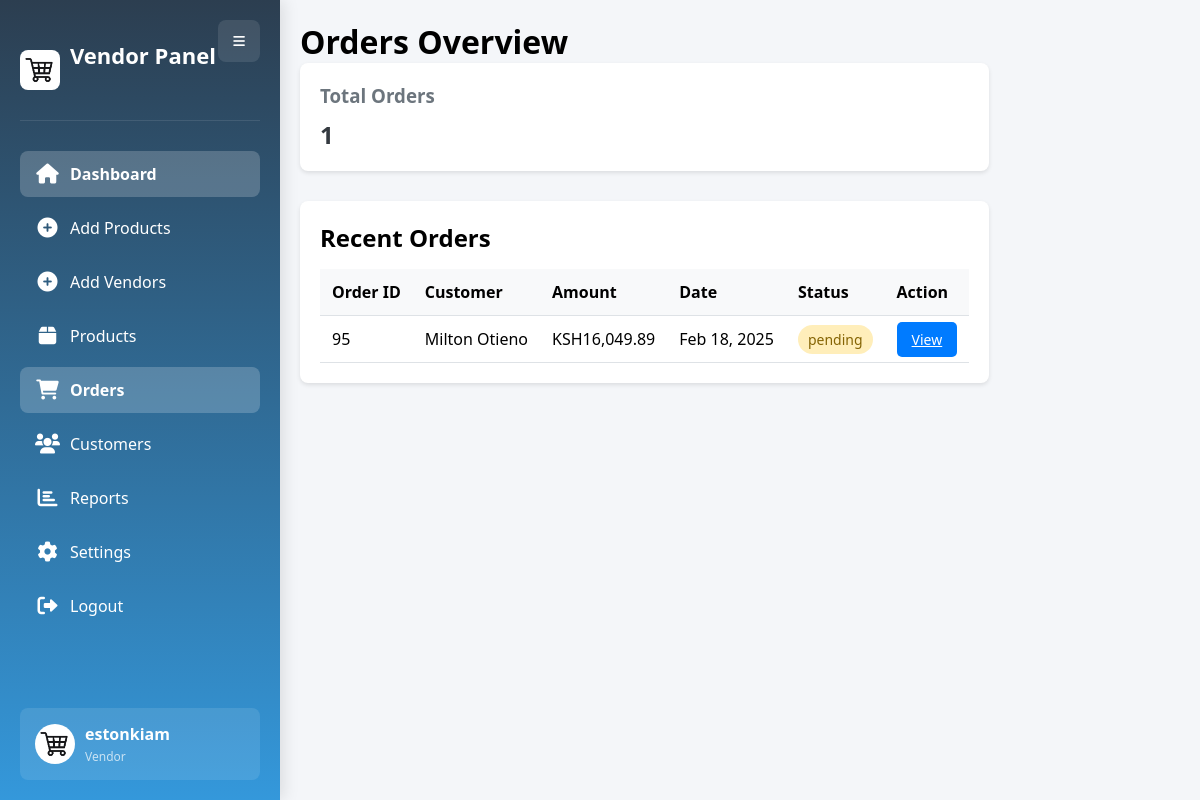
The app's page /admin/orders.php (signed in) with its own data.
### tables this page shows
CREATE TABLE `orders` (
  `id` int(11) NOT NULL,
  `customer_id` int(11) NOT NULL,
  `total_amount` decimal(10,2) NOT NULL DEFAULT 0.00,
  `shipping_address` varchar(255) NOT NULL,
  `city` varchar(100) NOT NULL,
  `phone` varchar(20) NOT NULL,
  `payment_method` enum('mpesa','card','cash') NOT NULL,
  `payment_status` enum('pending','paid','failed') DEFAULT 'pending',
  `status` enum('pending','processing','shipped','delivered','cancelled') DEFAULT 'pending',
  `transaction_id` varchar(100) DEFAULT NULL,
  `created_at` timestamp NOT NULL DEFAULT current_timestamp(),
  `updated_at` timestamp NOT NULL DEFAULT current_timestamp() ON UPDATE current_timestamp(),
  `product_details` text DEFAULT NULL
);

### admin/orders.php (the view, shortened to what this page needs)
<?php
$servername = "localhost";
$username = "root";
$password = "";
$dbname = "ecommerce";
$conn = new mysqli($servername, $username, $password, $dbname);
$total_orders = $conn->query("SELECT COUNT(*) as count FROM orders")->fetch_assoc()['count'];
$recent_orders = $conn->query("
    SELECT o.*, CONCAT(c.first_name, ' ', c.last_name) AS customer_name
    FROM orders o
    JOIN customers c ON o.customer_id = c.customer_id
    ORDER BY o.created_at DESC
    LIMIT 5
");
?>
<!DOCTYPE html>
<html lang="en">
<head>
    <link href="https://cdnjs.cloudflare.com/ajax/libs/font-awesome/6.0.0/css/all.min.css" rel="stylesheet">
    <link rel="stylesheet" href="assets/css/admindash.css">
</head>
<body>
    <div class="container">
        <?php include('include/sidebar.php'); ?>
        <div class="main-content">
            <h1>Orders Overview</h1>
            <div class="stats-grid">
                <div class="stat-card">
                    <h3>Total Orders</h3>
                    <div class="value"><?php echo $total_orders; ?></div>
                </div>
            </div>
            <div class="recent-orders">
                <h2>Recent Orders</h2>
                <table>
                    <thead>
                        <tr>
                            <th>Order ID</th>
                            <th>Customer</th>
                            <th>Amount</th>
                            <th>Date</th>
                            <th>Status</th>
                            <th>Action</th>
                        </tr>
                    </thead>
                    <tbody>
                        <?php while($order = $recent_orders->fetch_assoc()): ?>
                        <tr>
                            <td><?php echo $order['id']; ?></td>
                            <td><?php echo htmlspecialchars($order['customer_name']); ?></td>
                            <td>KSH<?php echo number_format($order['total_amount'], 2); ?></td>
                            <td><?php echo date('M d, Y', strtotime($order['created_at'])); ?></td>
                            <td>
                                <span class="status <?php echo strtolower($order['status']); ?>">
                                    <?php echo $order['status']; ?>
                                </span>
                            </td>
                            <td>
                                <a href="view_order.php?id=<?php echo $order['id']; ?>" class="btn btn-primary">View</a>
                            </td>
                        </tr>
                        <?php endwhile; ?>
                    </tbody>
                </table>
            </div>
        </div>
    </div>
</body>
</html>

### admin/include/sidebar.php (shortened to what this page needs)
<?php
$servername = "localhost";
$username = "root";
$password = "";
$dbname = "ecommerce";
$conn = new mysqli($servername, $username, $password, $dbname);
$admin_username = "Admin";
if (isset($_SESSION['admin_id'])) {
    $admin_id = $_SESSION['admin_id'];
    $query = "SELECT username FROM admins WHERE id = ?";
    $stmt = $conn->prepare($query);
    $stmt->bind_param("i", $admin_id);
    $stmt->execute();
    $stmt->bind_result($username);
    if ($stmt->fetch()) {
        $admin_username = $username;
    }
}
?>
<!DOCTYPE html>
<html>
<head>
    <link rel="stylesheet" href="https://cdnjs.cloudflare.com/ajax/libs/font-awesome/6.0.0/css/all.min.css">
</head>
<body>
    <div class="container">
        <div class="sidebar">
            <button class="toggle-btn">
                <i class="fas fa-bars"></i>
            </button>
            <div class="sidebar-header">
                <img src="assets/img/cart.jpg" alt="Logo">
                <h2>Vendor Panel</h2>
            </div>
            <ul>
                <li><a href="dashboard.php" class="active">
                    <i class="fas fa-home"></i><span>Dashboard</span>
                </a></li>
                <li><a href="addproducts.php">
                    <i class="fas fa-plus-circle"></i><span>Add Products</span>
                </a></li>
                <li><a href="registration.php">
                    <i class="fas fa-plus-circle"></i><span>Add Vendors</span>
                </a></li>
                <li><a href="productview.php">
                    <i class="fas fa-box"></i><span>Products</span>
                </a></li>
                <li><a href="orders.php">
                    <i class="fas fa-shopping-cart"></i><span>Orders</span>
                </a></li>
                <li><a href="customers.php">
                    <i class="fas fa-users"></i><span>Customers</span>
                </a></li>
                <li><a href="reports.php">
                    <i class="fas fa-chart-bar"></i><span>Reports</span>
                </a></li>
                <li><a href="settings.php">
                    <i class="fas fa-cog"></i><span>Settings</span>
                </a></li>
                <li><a href="logout.php">
                    <i class="fas fa-sign-out-alt"></i><span>Logout</span>
                </a></li>
            </ul>
            <div class="user-profile">
                <img src="assets/img/cart.jpg" alt="User Avatar">
                <div class="user-info">
                    <h4><?php echo htmlspecialchars($admin_username); ?></h4>
                    <p>Vendor</p>
                </div>
            </div>
        </div>
</body>
</html>

### admin/assets/css/admindash.css (style rules this page uses)
* { margin: 0; padding: 0; box-sizing: border-box; }
body { font-family: Arial, sans-serif; background-color: #f4f6f9; }
.container { display: flex; min-height: 100vh; }
.sidebar { width: 250px; background-color: #343a40; color: white; padding: 20px; }
.sidebar h2 { margin-bottom: 30px; text-align: center; }
.sidebar ul { list-style: none; }
.sidebar ul li { margin-bottom: 15px; }
.sidebar ul li a { color: white; text-decoration: none; display: block; padding: 10px; border-radius: 5px; }
.main-content { flex: 1; padding: 20px; }
.stats-grid { display: grid; grid-template-columns: repeat(auto-fit, minmax(250px, 1fr)); gap: 20px; margin-bottom: 30px; }
.stat-card { background-color: white; padding: 20px; border-radius: 8px; box-shadow: 0 2px 4px rgba(0,0,0,0.1); }
.stat-card h3 { color: #6c757d; margin-bottom: 10px; }
.stat-card .value { font-size: 24px; font-weight: bold; color: #343a40; }
.recent-orders, .low-stock { background-color: white; padding: 20px; border-radius: 8px; box-shadow: 0 2px 4px rgba(0,0,0,0.1); margin-bottom: 30px; }
table { width: 100%; border-collapse: collapse; margin-top: 15px; }
th, td { padding: 12px; text-align: left; border-bottom: 1px solid #dee2e6; }
th { background-color: #f8f9fa; }
.status { padding: 5px 10px; border-radius: 15px; font-size: 14px; }
.status.pending { background-color: #ffeeba; color: #856404; }
.btn { padding: 8px 15px; border-radius: 5px; border: none; cursor: pointer; font-size: 14px; }
.btn-primary { background-color: #007bff; color: white; }

### admin/include/sidebar.php (style rules this page uses)
* { margin: 0; padding: 0; box-sizing: border-box; font-family: 'Segoe UI', Tahoma, Geneva, Verdana, sans-serif; }
body { background-color: #f4f6f9; }
.container { display: flex; min-height: 100vh; }
.sidebar { width: 280px; background: linear-gradient(180deg, #2c3e50 0%, #3498db 100%); color: white; padding: 20px; position: relative; transition: all 0.3s cubic-bezier(0.4, 0, 0.2, 1); box-shadow: 4px 0 15px rgba(0, 0, 0, 0.1); }
.toggle-btn { position: absolute; right: 20px; top: 20px; background: rgba(255, 255, 255, 0.1); color: white; border: none; padding: 12px 15px; cursor: pointer; border-radius: 8px; transition: all 0.3s ease; z-index: 2; }
.sidebar-header { display: flex; align-items: center; padding: 20px 0; margin-bottom: 30px; border-bottom: 1px solid rgba(255, 255, 255, 0.1); }
.sidebar-header img { width: 40px; height: 40px; margin-right: 10px; border-radius: 8px; }
.sidebar-header h2 { font-size: 22px; font-weight: 600; color: #fff; }
.sidebar ul { list-style: none; padding: 0; }
.sidebar ul li { margin-bottom: 8px; }
.sidebar ul li a { color: white; text-decoration: none; display: flex; align-items: center; padding: 12px 15px; border-radius: 8px; font-size: 16px; transition: all 0.3s ease; }
.sidebar ul li a i { margin-right: 10px; font-size: 20px; width: 25px; text-align: center; }
.sidebar ul li a.active { background: rgba(255, 255, 255, 0.2); font-weight: 600; }
.user-profile { position: absolute; bottom: 20px; left: 20px; right: 20px; display: flex; align-items: center; background: rgba(255, 255, 255, 0.1); padding: 15px; border-radius: 8px; }
.user-profile img { width: 40px; height: 40px; border-radius: 50%; margin-right: 10px; }
.user-info { flex: 1; }
.user-info h4 { font-size: 16px; margin-bottom: 3px; }
.user-info p { font-size: 12px; opacity: 0.7; }
.main-content { flex: 1; padding: 20px; transition: all 0.3s ease; }

### records on screen
orders: id "95", customer_name "Milton Otieno", total_amount "16,049.89", created_at "Feb 18, 2025", status "pending"

### other values on screen
$admin_username "estonkiam"
$total_orders "1"
